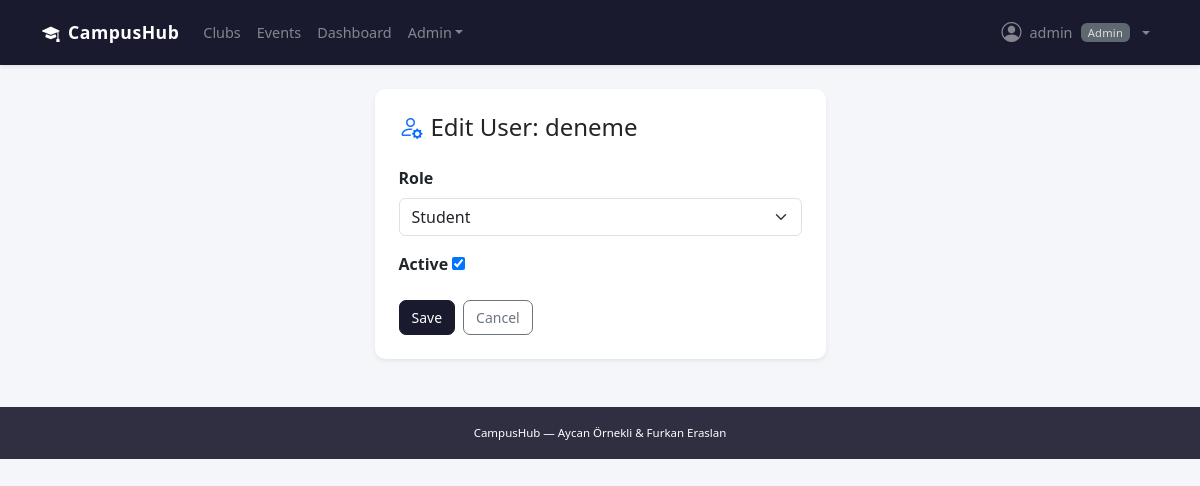
The page /users/admin/users/1/edit/ (signed in) on the database its author committed.
### users/models.py (models this page shows, shortened)
class CustomUser(AbstractUser):
    ROLE_CHOICES = [
        ('student', 'Student'),
        ('club_manager', 'Club Manager'),
        ('admin', 'Admin'),
    ]
    role = models.CharField(max_length=20, choices=ROLE_CHOICES, default='student')
    bio = models.TextField(blank=True)
    profile_picture = models.ImageField(upload_to='profile_pics/', blank=True, null=True)
    student_id = models.CharField(max_length=20, blank=True)
    def is_admin(self):
        return self.role == 'admin' or self.is_superuser

### users/views.py (the view)
# urls.py: path('admin/users/<int:pk>/edit/', views.admin_user_edit, name='admin_user_edit'),
@login_required
def admin_user_edit(request, pk):
    if not request.user.is_admin():
        return HttpResponseForbidden("Access denied.")
    user = get_object_or_404(CustomUser, pk=pk)
    if request.method == 'POST':
        form = AdminUserEditForm(request.POST, instance=user)
        if form.is_valid():
            form.save()
            messages.success(request, f"User '{user.username}' updated successfully.")
            return redirect('admin_user_list')
    else:
        form = AdminUserEditForm(instance=user)
    return render(request, 'users/admin_user_edit.html', {'form': form, 'edited_user': user})

### users/forms.py
class AdminUserEditForm(forms.ModelForm):
    class Meta:
        model = CustomUser
        fields = ['role', 'is_active']
        widgets = {
            'role': forms.Select(attrs={'class': 'form-select'}),
        }

### templates/users/admin_user_edit.html (shortened to what this page needs)
{% extends 'base.html' %}
{% block content %}
<div class="row justify-content-center">
  <div class="col-md-5">
    <div class="card shadow-sm border-0">
      <div class="card-body p-4">
        <h4 class="mb-4"><i class="bi bi-person-gear me-2 text-primary"></i>Edit User: {{ edited_user.username }}</h4>
        <form method="post">
          {% for field in form %}
          <div class="mb-3">
            <label class="form-label fw-semibold">{{ field.label }}</label>
            {{ field }}
          </div>
          {% endfor %}
          <div class="d-flex gap-2">
            <button type="submit" class="btn btn-primary">Save</button>
            <a href="{% url 'admin_user_list' %}" class="btn btn-outline-secondary">Cancel</a>
          </div>
        </form>
      </div>
    </div>
  </div>
</div>
{% endblock %}

### templates/base.html (shortened to what this page needs)
<!DOCTYPE html>
<html lang="en">
<head>
  <link href="https://cdn.jsdelivr.net/npm/bootstrap@5.3.0/dist/css/bootstrap.min.css" rel="stylesheet">
  <link href="https://cdn.jsdelivr.net/npm/bootstrap-icons@1.11.0/font/bootstrap-icons.css" rel="stylesheet">
  {% load static %}
  <link rel="stylesheet" href="{% static 'css/style.css' %}">
</head>
<body>
<nav class="navbar navbar-expand-lg navbar-dark shadow-sm">
  <div class="container">
    <a class="navbar-brand fw-bold" href="{% url 'home' %}">
      <i class="bi bi-mortarboard-fill me-2"></i>CampusHub
    </a>
    <div class="collapse navbar-collapse" id="navbarNav">
      <ul class="navbar-nav me-auto">
        <li class="nav-item">
          <a class="nav-link" href="{% url 'club_list' %}">Clubs</a>
        </li>
        <li class="nav-item">
          <a class="nav-link" href="{% url 'event_list' %}">Events</a>
        </li>
        {% if user.is_authenticated %}
          {% if user.role == 'club_manager' or user.role == 'admin' %}
          <li class="nav-item">
            <a class="nav-link" href="{% url 'manager_dashboard' %}">Dashboard</a>
          </li>
          {% endif %}
          {% if user.role == 'admin' or user.is_superuser %}
          <li class="nav-item dropdown">
            <a class="nav-link dropdown-toggle" href="#" data-bs-toggle="dropdown">Admin</a>
          </li>
          {% endif %}
        {% endif %}
      </ul>
      <ul class="navbar-nav">
        {% if user.is_authenticated %}
        <li class="nav-item dropdown">
          <a class="nav-link dropdown-toggle d-flex align-items-center gap-2" href="#" data-bs-toggle="dropdown">
            {% if user.profile_picture %}
              <img src="{{ user.profile_picture.url }}" class="rounded-circle" width="26" height="26" style="object-fit:cover;">
            {% else %}
              <i class="bi bi-person-circle fs-5"></i>
            {% endif %}
            <span>{{ user.first_name|default:user.username }}</span>
            <span class="badge bg-secondary" style="font-size:0.7rem;">{{ user.get_role_display }}</span>
          </a>
        </li>
        {% endif %}
      </ul>
    </div>
  </div>
</nav>
<div class="container my-4">
  {% block content %}{% endblock %}
</div>
<footer class="text-white text-center py-3 mt-5">
  <div class="container">
    <small>CampusHub &mdash; Aycan Örnekli &amp; Furkan Eraslan</small>
  </div>
</footer>
</body>
</html>

### static/css/style.css (style rules this page uses)
body { font-family: 'Segoe UI', system-ui, -apple-system, sans-serif; color: #1a1a2e; background-color: #f5f6fa; }
.navbar { padding: 0.6rem 0; background-color: #1a1a2e !important; }
.navbar-brand { letter-spacing: 0.5px; font-size: 1.1rem; }
.nav-link { font-weight: 500; font-size: 0.9rem; opacity: 0.85; }
.card { border-radius: 10px; transition: box-shadow 0.18s ease; }
.btn { font-size: 0.875rem; font-weight: 500; border-radius: 7px; }
.btn-primary { background-color: #1a1a2e; border-color: #1a1a2e; }
.badge { font-weight: 500; letter-spacing: 0.2px; }
footer { background-color: #1a1a2e !important; font-size: 0.82rem; opacity: 0.9; }

### rows shown on the page
CustomUser: first_name "admin", role "Admin"
CustomUser: username "deneme", form "Student" "☑"

### other values the page prints
{{ field.label }} "Role" "Active"
